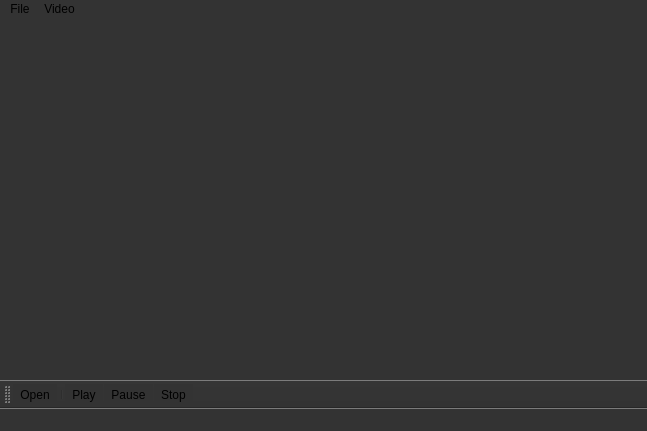
<?xml version="1.0" encoding="UTF-8"?>
<ui version="4.0">
 <class>MainWindow</class>
 <widget class="QMainWindow" name="MainWindow">
  <property name="geometry">
   <rect>
    <x>0</x>
    <y>0</y>
    <width>647</width>
    <height>431</height>
   </rect>
  </property>
  <property name="windowTitle">
   <string>MainWindow</string>
  </property>
  <property name="styleSheet">
   <string notr="true">background:rgb(51, 51, 51);</string>
  </property>
  <widget class="QWidget" name="centralwidget"/>
  <widget class="QMenuBar" name="menubar">
   <property name="geometry">
    <rect>
     <x>0</x>
     <y>0</y>
     <width>647</width>
     <height>15</height>
    </rect>
   </property>
   <widget class="QMenu" name="menuFile">
    <property name="title">
     <string>File</string>
    </property>
    <addaction name="actionOpen"/>
   </widget>
   <widget class="QMenu" name="menuVideo">
    <property name="title">
     <string>Video</string>
    </property>
    <addaction name="actionPlay"/>
    <addaction name="actionPause"/>
    <addaction name="actionStop"/>
   </widget>
   <addaction name="menuFile"/>
   <addaction name="menuVideo"/>
  </widget>
  <widget class="QStatusBar" name="statusbar"/>
  <widget class="QToolBar" name="toolBar">
   <property name="windowTitle">
    <string>toolBar</string>
   </property>
   <attribute name="toolBarArea">
    <enum>BottomToolBarArea</enum>
   </attribute>
   <attribute name="toolBarBreak">
    <bool>false</bool>
   </attribute>
   <addaction name="actionOpen"/>
   <addaction name="separator"/>
   <addaction name="actionPlay"/>
   <addaction name="actionPause"/>
   <addaction name="actionStop"/>
  </widget>
  <action name="actionOpen">
   <property name="icon">
    <iconset resource="resources.qrc">
     <normaloff>:/images/icons/list.png</normaloff>:/images/icons/list.png</iconset>
   </property>
   <property name="text">
    <string>Open</string>
   </property>
   <property name="toolTip">
    <string>Open a file</string>
   </property>
  </action>
  <action name="actionPlay">
   <property name="icon">
    <iconset resource="resources.qrc">
     <normaloff>:/images/icons/play-button.png</normaloff>:/images/icons/play-button.png</iconset>
   </property>
   <property name="text">
    <string>Play</string>
   </property>
  </action>
  <action name="actionPause">
   <property name="icon">
    <iconset resource="resources.qrc">
     <normaloff>:/images/icons/pause.png</normaloff>:/images/icons/pause.png</iconset>
   </property>
   <property name="text">
    <string>Pause</string>
   </property>
  </action>
  <action name="actionStop">
   <property name="icon">
    <iconset resource="resources.qrc">
     <normaloff>:/images/icons/stop.png</normaloff>:/images/icons/stop.png</iconset>
   </property>
   <property name="text">
    <string>Stop</string>
   </property>
  </action>
 </widget>
 <resources>
  <include location="resources.qrc"/>
 </resources>
 <connections/>
</ui>
